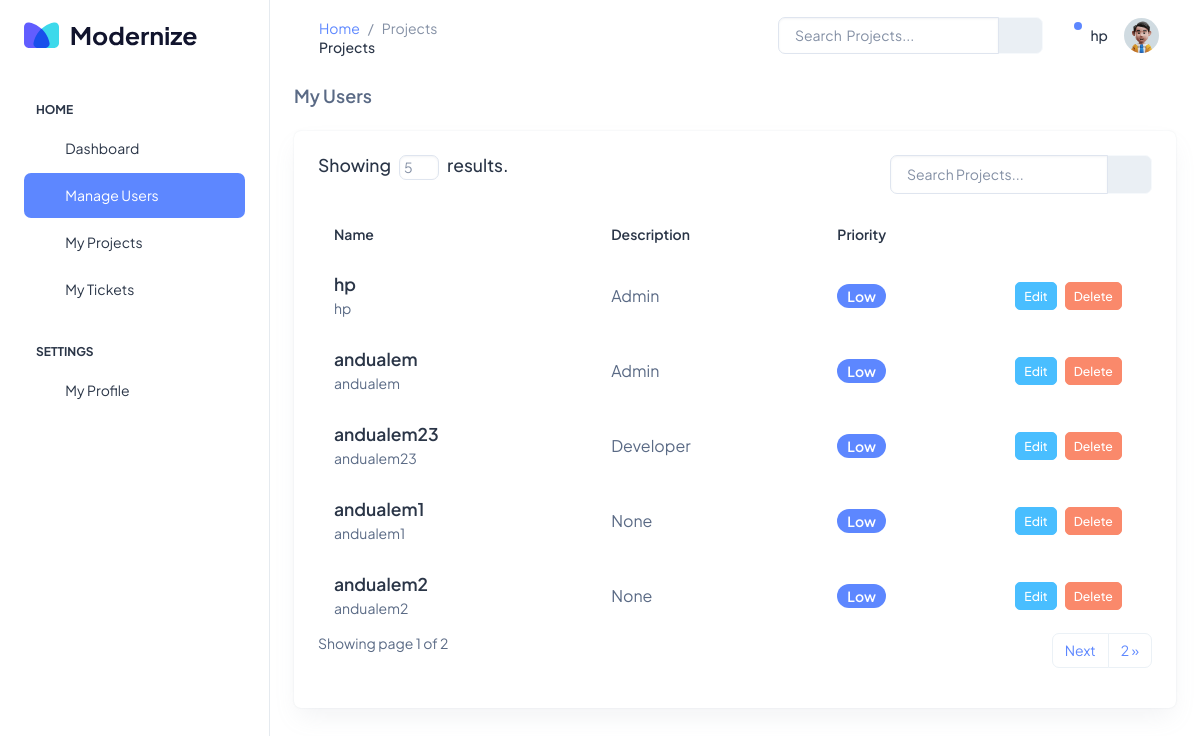
The app's page /users/ (signed in), older data.
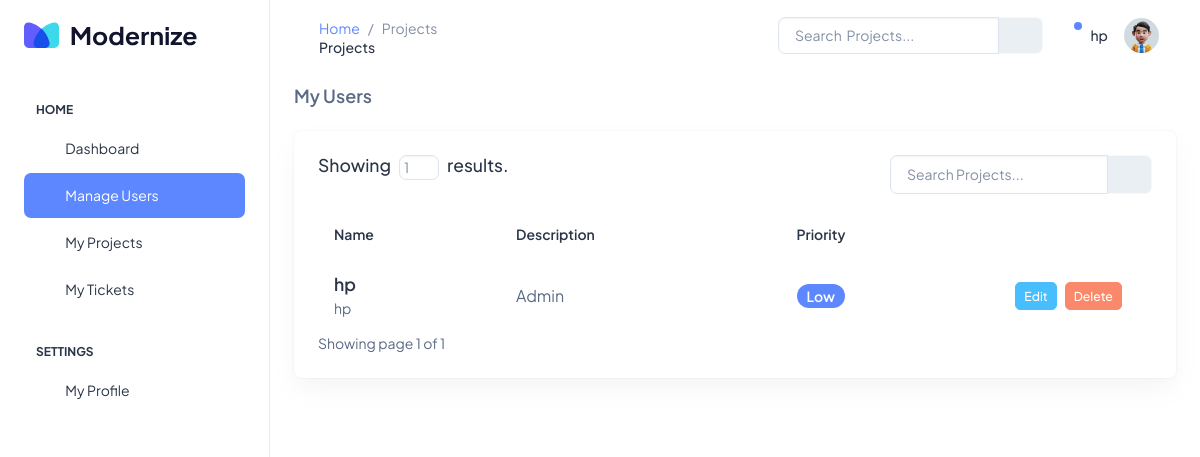
The same page, newer data.
### users/models.py (models this page shows)
class User(AbstractUser):
    ROLE_CHOICES = (
        ("Developer", "Developer"),
        ("Project Manager", "Project Manager"),
        ("Submitter", "Submitter"),
        ("Admin", "Admin"),
    )
    role = models.CharField(
        max_length=40, default="Developer", choices=ROLE_CHOICES, blank=True, null=True
    )

### users/views.py (the view)
# urls.py: path("", views.UsersListView.as_view(), name="users"),
class UsersListView(LoginRequiredMixin, PermissionRequiredMixin, ListView):
    login_url = "users/login"
    redirect_field_name = "users"
    permission_required = "users.view_user"
    model = User
    template_name = "users/user_list.html"
    context_object_name = "users"
    permission_denied_message = "You do not have permission to View Users."
    paginate_by = 5
    def get_queryset(self):
        search = self.request.GET.get("search", "")
        projects = User.objects.filter(
            username__icontains=search
        ) | User.objects.filter(role__icontains=search)
        return projects
    def get_paginate_by(self, queryset):
        if self.request.GET.get("page_number"):
            self.request.session["page_number"] = self.request.GET.get("page_number")
        self.paginate_by = self.request.session.get("page_number", 5)
        return self.paginate_by

### users/templates/users/user_list.html (shortened to what this page needs)
{% extends 'base.html' %}
{% load static %}
{% block title %} Projects {% endblock title %}
{% block subtitle %} Projects {% endblock subtitle %}
{% block content %}
<div class="row">
    <div class="col">
        <h5 class="card-title fw-semibold mb-4 r">My Users</h5>
    </div>
</div>
<div class="row">
    <div class="col d-flex align-items-stretch">
        <div class="card w-100">
            <div class="card-body p-4">
                <div class="row">
                    <div class="col-8">
                        <h5 class="d-flex">
                            Showing
                            <form action="{% url 'users' %}" method="get">
                                <input
                                    style="width: 40px; height: 25px"
                                    name="page_number"
                                    class="form-control ps-1 pe-1 mx-2"
                                    type="number"
                                    placeholder="{{object_list.count}}"
                                />
                            </form>
                            results.
                        </h5>
                    </div>
                    <div class="col-4">
                        <form action="{% url 'users' %}" method="GET">
                            <div class="input-group mb-3">
                                <input
                                    type="text"
                                    name="search"
                                    class="form-control"
                                    placeholder="Search Projects..."
                                    aria-label="Search"
                                    aria-describedby="basic-addon2"
                                />
                                <button
                                    class="input-group-text"
                                    id="basic-addon2"
                                    type="submit"
                                >
                                    <i class="ti ti-list-search"></i>
                                </button>
                            </div>
                        </form>
                    </div>
                </div>
                <div class="table-responsive">
                    <table class="table text-nowrap mb-0 align-middle">
                        <thead class="text-dark fs-4">
                            <tr>
                                <th class="border-bottom-0">
                                    <h6 class="fw-semibold mb-0">Name</h6>
                                </th>
                                <th class="border-bottom-0">
                                    <h6 class="fw-semibold mb-0">
                                        Description
                                    </h6>
                                </th>
                                <th class="border-bottom-0">
                                    <h6 class="fw-semibold mb-0">Priority</h6>
                                </th>
                                <th
                                    class="border-bottom-0"
                                    style="width: 20%"
                                ></th>
                            </tr>
                        </thead>
                        <tbody>
                            {% for user in users %}
                            <tr>
                                <td class="border-bottom-0 pb-0">
                                    <a href="{% url 'update_user' user.id%}">
                                        <h5 class="fw-semibold mb-1">
                                            {{user.username}}
                                        </h5>
                                    </a>
                                    <p class="fw-normal">
                                        <small> {{user.username}}</small>
                                    </p>
                                </td>
                                <td class="border-bottom-0">
                                    <p class="mb-0 fw-normal">{{user.role}}</p>
                                </td>
                                <td class="border-bottom-0">
                                    <div
                                        class="d-flex align-items-center gap-2"
                                    >
                                        <span
                                            class="badge bg-primary rounded-3 fw-semibold"
                                            >Low</span
                                        >
                                    </div>
                                </td>
                                <td class="border-bottom-0">
                                    <div
                                        class="d-flex align-items-center justify-content-center gap-2"
                                    >
                                        <a
                                            href=""
                                            class="btn btn-secondary btn-sm"
                                            >Edit</a
                                        >
                                        <button
                                            class="btn btn-danger btn-sm"
                                            data-bs-toggle="modal"
                                            data-bs-target="#projectdelete{{user.id}}"
                                        >
                                            Delete
                                        </button>
                                    </div>
                                </td>
                            </tr>
                            {% endfor %}
                        </tbody>
                    </table>
                </div>
                <div class="pagination-container">
                    <div class="row">
                        <div class="col">
                            Showing page {{page_obj.number}} of
                            {{page_obj.paginator.num_pages}}
                        </div>
                        <div class="col d-flex justify-content-end">
                            <ul
                                class="pagination align-right float-right mr-auto"
                            >
                                 {% if page_obj.has_next %}
                                <li class="page-item">
                                    <a
                                        class="page-link"
                                        href="?page={{page_obj.next_page_number}}"
                                        >Next</a
                                    >
                                </li>
                                <li class="page-item">
                                    <a
                                        class="page-link"
                                        href="?page={{page_obj.paginator.num_pages}}"
                                    >
                                        {{page_obj.paginator.num_pages}} &raquo;
                                    </a>
                                </li>
                                {% endif %}
                            </ul>
                        </div>
                    </div>
                </div>
            </div>
        </div>
    </div>
</div>
{% endblock content %}

### templates/base.html (shortened to what this page needs)
{% load static %}
<html lang="en">
    <head>
        <link rel="stylesheet" href={% static "/css/styles.min.css" %} />
    </head>
    <body>
        <div
            class="page-wrapper"
            id="main-wrapper"
            data-layout="vertical"
            data-navbarbg="skin6"
            data-sidebartype="full"
            data-sidebar-position="fixed"
            data-header-position="fixed"
        >
            {% include "partials/_sidebar.html" %}
            <div class="body-wrapper">
                <header class="app-header">
                    <nav class="navbar navbar-expand-lg navbar-light">
                        <div class="d-none d-lg-block">
                            <nav aria-label="breadcrumb">
                                <ol
                                    class="px-0 pt-1 pb-0 mb-0 bg-transparent breadcrumb me-sm-6 text-white"
                                >
                                    <li class="text-sm breadcrumb-item">
                                        <a class="opacity-8" href="#">Home</a>
                                    </li>
                                    <li
                                        class="text-sm breadcrumb-item active"
                                        aria-current="page"
                                    >
                                        {% block title %}{% endblock title %}
                                    </li>
                                </ol>
                                <h6 class="mb-0 font-weight-bolder">{% block subtitle %}{% endblock subtitle %}</h6>
                            </nav>
                        </div>
                        <div
                            class="navbar-collapse justify-content-end px-0"
                            id="navbarNav"
                        >
                            <ul
                                class="navbar-nav flex-row ms-auto align-items-center justify-content-end"
                            >
                                <li>
                                    <div class="input-group me-3">
                                        <input
                                            style="height: 37px"
                                            type="search"
                                            class="form-control align-self-center"
                                            placeholder="Search  Projects..."
                                            aria-label="Search"
                                        />
                                        <span
                                            class="input-group-text text-muted"
                                        >
                                            <span
                                                class="tt"
                                                data-bs-placement="bottom"
                                                title="Search"
                                            >
                                                <i class="ti ti-search"></i>
                                            </span>
                                        </span>
                                    </div>
                                </li>
                                <li class="nav-item dropdown">
                                    <a
                                        class="nav-link nav-icon-hover"
                                        href="javascript:void(0)"
                                        id="drop2"
                                        data-bs-toggle="dropdown"
                                        aria-expanded="false"
                                    >
                                        <i class="ti ti-bell-ringing"></i>
                                        <div
                                            class="notification bg-primary rounded-circle"
                                        ></div>
                                    </a>
                                </li>
                                <h6 class="pt-2">{{user.username}}</h6>
                                <li class="nav-item dropdown">
                                    <a
                                        class="nav-link nav-icon-hover"
                                        href="javascript:void(0)"
                                        id="drop2"
                                        data-bs-toggle="dropdown"
                                        aria-expanded="false"
                                    >
                                        <img
                                            src={% static "/images/profile/user-1.jpg" %}
                                            alt=""
                                            width="35"
                                            height="35"
                                            class="rounded-circle"
                                        />
                                    </a>
                                </li>
                            </ul>
                        </div>
                    </nav>
                </header>
                <div class="container-fluid">
                    {% block content %}
                    {% endblock content %}
                </div>
            </div>
        </div>
    </body>
</html>

Row changes from the older to the newer data that the page shows:
removed User: username "andualem", role "Admin"
removed User: username "andualem23", role "Developer"
removed User: username "andualem1", role "None"
removed User: username "andualem2", role "None"
Text that changed along with them:
form field page_number: "5" → "1"
{{ page_obj.paginator.num_pages }}: "2" → "1"
{{ page_obj.paginator.num_pages }}: "2" → (not shown)
text no longer shown: "Next »"
